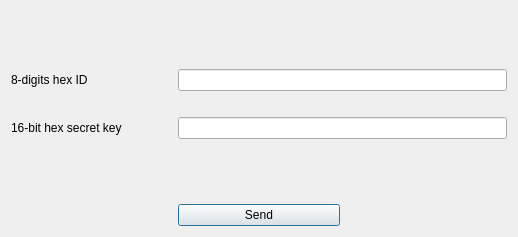
<?xml version="1.0" encoding="UTF-8"?>
<ui version="4.0">
 <class>register_ap_screen</class>
 <widget class="QDialog" name="register_ap_screen">
  <property name="geometry">
   <rect>
    <x>0</x>
    <y>0</y>
    <width>514</width>
    <height>237</height>
   </rect>
  </property>
  <property name="windowTitle">
   <string>CACIC - Register AP</string>
  </property>
  <layout class="QGridLayout" name="gridLayout">
   <item row="1" column="2" colspan="2">
    <widget class="QLineEdit" name="id_lineedit">
     <property name="sizePolicy">
      <sizepolicy hsizetype="Preferred" vsizetype="Fixed">
       <horstretch>0</horstretch>
       <verstretch>0</verstretch>
      </sizepolicy>
     </property>
    </widget>
   </item>
   <item row="7" column="2">
    <widget class="QPushButton" name="send_button">
     <property name="sizePolicy">
      <sizepolicy hsizetype="Minimum" vsizetype="Minimum">
       <horstretch>0</horstretch>
       <verstretch>0</verstretch>
      </sizepolicy>
     </property>
     <property name="text">
      <string>Send</string>
     </property>
    </widget>
   </item>
   <item row="1" column="1">
    <widget class="QLabel" name="label">
     <property name="sizePolicy">
      <sizepolicy hsizetype="Preferred" vsizetype="Minimum">
       <horstretch>0</horstretch>
       <verstretch>0</verstretch>
      </sizepolicy>
     </property>
     <property name="text">
      <string>8-digits hex ID</string>
     </property>
     <property name="alignment">
      <set>Qt::AlignLeading|Qt::AlignLeft|Qt::AlignVCenter</set>
     </property>
    </widget>
   </item>
   <item row="0" column="1" colspan="3">
    <spacer name="verticalSpacer">
     <property name="orientation">
      <enum>Qt::Vertical</enum>
     </property>
     <property name="sizeType">
      <enum>QSizePolicy::Preferred</enum>
     </property>
     <property name="sizeHint" stdset="0">
      <size>
       <width>496</width>
       <height>94</height>
      </size>
     </property>
    </spacer>
   </item>
   <item row="3" column="2" colspan="2">
    <widget class="QLineEdit" name="ck_lineedit">
     <property name="sizePolicy">
      <sizepolicy hsizetype="Preferred" vsizetype="Fixed">
       <horstretch>0</horstretch>
       <verstretch>0</verstretch>
      </sizepolicy>
     </property>
    </widget>
   </item>
   <item row="4" column="2">
    <spacer name="verticalSpacer_2">
     <property name="orientation">
      <enum>Qt::Vertical</enum>
     </property>
     <property name="sizeType">
      <enum>QSizePolicy::Preferred</enum>
     </property>
     <property name="sizeHint" stdset="0">
      <size>
       <width>20</width>
       <height>94</height>
      </size>
     </property>
    </spacer>
   </item>
   <item row="3" column="1">
    <widget class="QLabel" name="label_2">
     <property name="sizePolicy">
      <sizepolicy hsizetype="Preferred" vsizetype="Minimum">
       <horstretch>0</horstretch>
       <verstretch>0</verstretch>
      </sizepolicy>
     </property>
     <property name="text">
      <string>16-bit hex secret key</string>
     </property>
     <property name="alignment">
      <set>Qt::AlignLeading|Qt::AlignLeft|Qt::AlignVCenter</set>
     </property>
    </widget>
   </item>
   <item row="2" column="1" colspan="3">
    <spacer name="horizontalSpacer">
     <property name="orientation">
      <enum>Qt::Horizontal</enum>
     </property>
     <property name="sizeHint" stdset="0">
      <size>
       <width>40</width>
       <height>20</height>
      </size>
     </property>
    </spacer>
   </item>
  </layout>
 </widget>
 <resources/>
 <connections/>
</ui>
